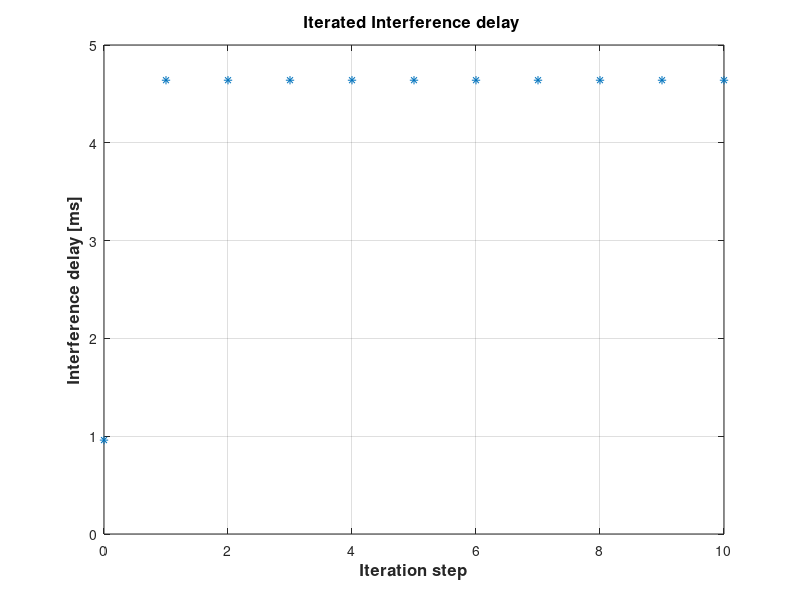

Source code (MATLAB):

% -----------------------------------------------------------------------
%
%   For EE4673/5673
%
%   Copyright (c) OU-EECS-MUdH-2014
%   
% -----------------------------------------------------------------------

close all
clear all
clc

% Bit period
tau = 1/125000; % bitrate = 125kbps
tau = tau*1000; % in ms

% -----------------------------------------------------------------------
% Message periods [ms]
% -----------------------------------------------------------------------

% Higher priority
T_Contactor     = 5;
T_Brake_msg     = 5;
T_Accel_posn    = 5;
T_Trans_Clutch  = 5; 
T_Brake_Switch  = 20;

% Our message
T_Driver_msg    = 50;

% Lower priority
T_Batt_msg_1    = 100;

% -----------------------------------------------------------------------
% Deadlines
% -----------------------------------------------------------------------

% Higher priority
D_Contactor     = 5;
D_Accel_posn    = 5;
D_Brake_msg     = 5;
D_Trans_Clutch  = 5; 
D_Brake_Switch  = 20;

% Our message
D_Driver_msg    = 20;

% Lower priority
D_Batt_msg_1    = 100;

% -----------------------------------------------------------------------
% Jitters
% -----------------------------------------------------------------------

% Higher priority
J_Accel_posn    = 0.1;
J_Brake_msg     = 0.1;
J_Trans_Clutch  = 0.1; 
J_Contactor     = 0.1;
J_Brake_Switch  = 0.3;

% Our message
J_Driver_msg    = 0.2;

% Lower priority (BLOCKING)
J_Batt_msg_1    = 0.6;

% -----------------------------------------------------------------------
% Bits per message
% -----------------------------------------------------------------------

% Higher priority
B_Accel_posn    = 90;
B_Brake_msg     = 100;
B_Trans_Clutch  = 90; 
B_Contactor     = 90;
B_Brake_Switch  = 90;

% Our message
B_Driver_msg    = 90;

% Lower priority
B_Batt_msg_1    = 120;

% -----------------------------------------------------------------------
% Transmission delays
% -----------------------------------------------------------------------

% Higher priority
C_Accel_posn    = 90*tau;
C_Brake_msg     = 100*tau;
C_Trans_Clutch  = 90*tau; 
C_Contactor     = 90*tau;
C_Brake_Switch  = 90*tau;

% Our message
C_Driver_msg    = 90*tau;

% Lower priority
C_Batt_msg_1    = 120*tau;

%
% Computations
%

% Compute blocking delay
Bm = B_Batt_msg_1*tau;

% Recursively compute 'wm'
N = 10; % # of steps

% Set teh initial value for the queuing delay
wm = Bm;
wmv = [];
wmv(1) = wm;
for ii=1:N,
    % Compute the part due to higher priority messages
    H = ceil( (wm + J_Accel_posn + tau)/T_Accel_posn )*C_Accel_posn + ...
        ceil( (wm + J_Brake_msg + tau)/T_Brake_msg )*C_Brake_msg + ...
        ceil( (wm + J_Trans_Clutch + tau)/T_Trans_Clutch )*C_Trans_Clutch + ...
        ceil( (wm + J_Contactor + tau)/T_Contactor )*C_Contactor + ...
        ceil( (wm + J_Brake_Switch + tau)/T_Brake_Switch )*C_Brake_Switch  ;
        
    % Compute interference delay
    wm = Bm +  H;
    
    % Add to vector (for display only)
    wmv(ii+1) = wm;
end
index = 0:N;

plot(index,wmv,'*')
grid on
title('Iterated Interference delay ', 'Fontsize', 12, 'FontWeight', 'bold');
xlabel('Iteration step', 'Fontsize', 12, 'FontWeight', 'bold');
ylabel('Interference delay [ms]', 'Fontsize', 12, 'FontWeight', 'bold');


